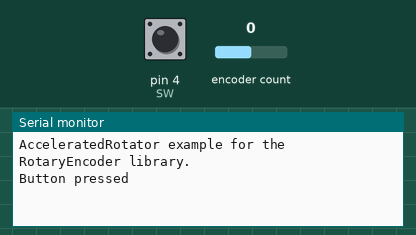
A sketch run on a simulated Arduino Uno, built with avr-gcc and run on an emulated ATmega328P. On the bench: the last lines printed to the serial monitor. Inputs (shaded band) come from the test bench; at power-on: encoder count 0, pin 4 (SW) HIGH.

Above: at 1.2 s.
1.3 s: encoder count set to 1
At 2.5 s:
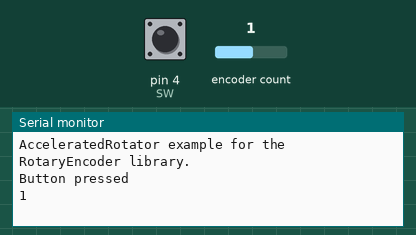
2.8 s: pin 4 (SW) pulled LOW for 0.15 s
At 2.93 s:
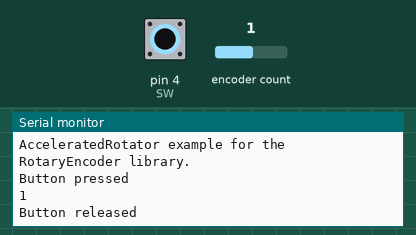
4.4 s: encoder count set to 2
At 5.0 s:
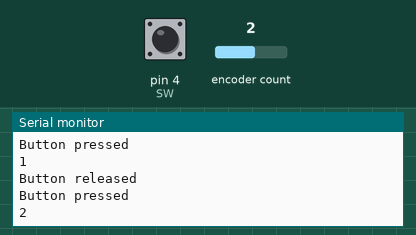

The sketch:

rotaryEncoderDemo.ino
```cpp
// (licence header left out)
// This example checks the state of the rotary encoder in the loop() function.
// It then computes an acceleration value and prints the current position when changed.

// Hardware setup:
// Attach a rotary encoder with output pins to A2 and A3.
// The common contact should be attached to ground.

#include <RotaryEncoder.h>

#define SA 2
#define SB 3
#define SW 4
RotaryEncoder encoder(SB, SA);
// Define some constants.
// at 500ms, there should be no acceleration.
constexpr const unsigned long kAccelerationLongCutoffMillis = 500;
// at 4ms, we want to have maximum acceleration
constexpr const unsigned long kAccelerationShortCutffMillis = 4;
// linear acceleration: incline
constexpr static const float m = -0.16;
// linear acceleration: y offset
constexpr static const float c = 84.03;

/* To derive these constants, compute as follows:
 * * On an x-y-plane, let x be the time between rotations.
 * * On an x-y-plane, let y be the accelerated number of rotations.
 * * Select a long cuttoff. If two encoder rotations happen longer apart than the cutoff,
 *   they are not accelerated anymore. Without the long cutoff, not moving the encoder for a while
 *   will make the value jump by extreme amounts (possibly in the wrong direction) on the next rotation.
 * * Select a short cutoff. This limits the maximum acceleration. While an infinite acceleration is
 *   not really a problem, it is unrealistic to achieve (how quickly can you tick the encoder?) and
 *   not having it causes headaches when computing the actual acceleration ;)
 *   Pick two points defining your acceleration. At x2=(long cutoff), you want y2=1 (No acceleration happened).
 *   At x1=(short cutoff) you want y1=(maximum accelerated number of ticks).
 *   Then, compute m and c using high school math (or google for "straight line through two points").
 *
 *   The numbers given in this example are tailored for the following conditions:
 *   * An encoder with 24 increments per 360 degrees
 *   * A useful range of 0..1000 rotations
 *   * Making a 180 degree rotation (12 increments) on the encoder within 50ms will hit
 *     the opposite end of the range.
 *
 *   Please do not rely on these exact numbers. Recompute them for your usecase and verify
 *   them with a physical test. A 4ms timing is fairly tight for many controllers. Depending on your
 *   controller and application, you might not be able to sample the encoder quickly enough to achieve this.
 */

void setup()
{
  Serial.begin(9600);
  Serial.println("AcceleratedRotator example for the RotaryEncoder library.");
  pinMode(SW,INPUT);
} // setup()


// Read the current position of the encoder and print out when changed.
void loop()
{
  static int pos = 0;
  static RotaryEncoder::Direction lastMovementDirection = RotaryEncoder::Direction::NOROTATION;
  encoder.tick();

  int newPos = encoder.getPosition();
  if (pos != newPos) {

    // compute linear acceleration
    RotaryEncoder::Direction currentDirection = encoder.getDirection();
    if (currentDirection == lastMovementDirection &&
        currentDirection != RotaryEncoder::Direction::NOROTATION &&
        lastMovementDirection != RotaryEncoder::Direction::NOROTATION) {
      // ... but only of the direction of rotation matched and there
      // actually was a previous rotation.
      unsigned long deltat = encoder.getMillisBetweenRotations();

      if (deltat < kAccelerationLongCutoffMillis) {
        if (deltat < kAccelerationShortCutffMillis) {
          // limit to maximum acceleration
          deltat = kAccelerationShortCutffMillis;
        }

        float ticksActual_float = m * deltat + c;
        // Round by adding 1
        // Then again remove 1 to determine the actual delta to the encoder
        // value, as the encoder already ticked by 1 tick in the correct
        // direction. Thus, just cast to an integer type.
        long deltaTicks = (long)ticksActual_float;

        // Adjust sign: Needs to be inverted for counterclockwise operation
        if (currentDirection == RotaryEncoder::Direction::COUNTERCLOCKWISE) {
          deltaTicks = -(deltaTicks);
        }

        newPos = newPos + deltaTicks;
        encoder.setPosition(newPos);
      }
    }

    Serial.print(newPos);
    Serial.println();
    pos = newPos;
  } // if
  static int8_t oldbutton, newbutton;
  newbutton = digitalRead(SW);
  if(newbutton != oldbutton){
	  oldbutton = newbutton;
	if(newbutton == HIGH)//
		Serial.println("Button pressed");
	else
		Serial.println("Button released");
  }
} // loop ()

// The End
```

Measured:
- after the input at 1.3 s, the serial monitor: prints a new line at once (image 1)
- after the input at 2.8 s, the serial monitor: prints a new line at once (image 2)
- after the input at 4.4 s, the serial monitor: prints a new line at once (image 3)
